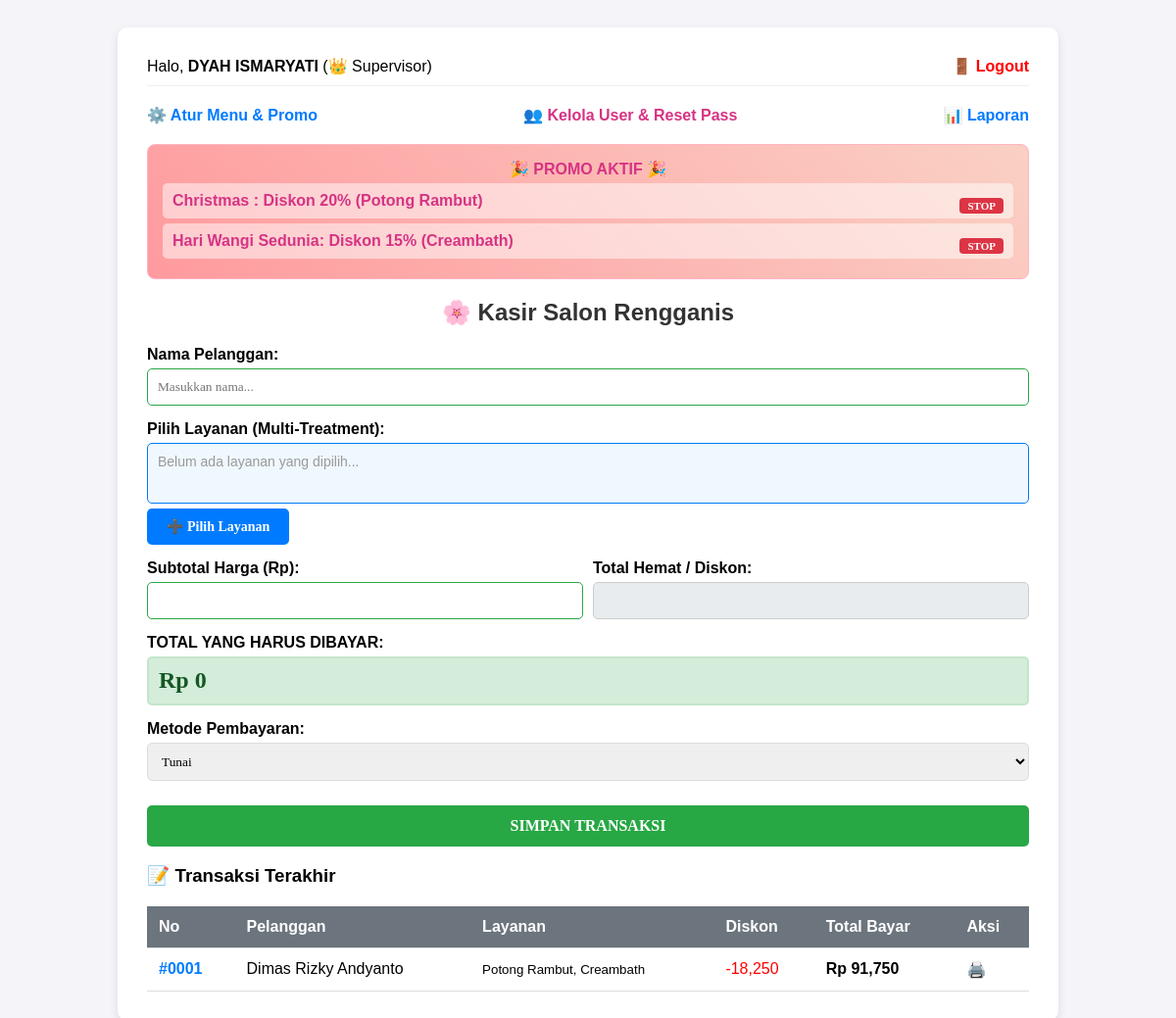
/index.php (signed in), run on the app's committed database.
### tables this page shows
CREATE TABLE daftar_promo (
    id INTEGER PRIMARY KEY,
    nama_promo TEXT,
    jenis_diskon TEXT, -- 'persen' atau 'nominal'
    nilai_diskon INTEGER,
    target_layanan TEXT, -- Nama layanan yang didiskon
    berlaku_sampai DATETIME
);

CREATE TABLE transaksi (
        id INTEGER PRIMARY KEY AUTOINCREMENT,
        tanggal DATE NOT NULL,
        jam TIME NOT NULL,
        nama_pelanggan TEXT,
        jenis_layanan TEXT NOT NULL,
        harga REAL NOT NULL,
        diskon REAL DEFAULT 0,
        total_bayar REAL NOT NULL,
        catatan TEXT
    , metode_pembayaran TEXT DEFAULT 'Tunai', no_nota INTEGER DEFAULT 0);

### index.php (the view, shortened to what this page needs)
<?php
$db = new PDO("sqlite:salon.db");
try {
    $db->query("SELECT no_nota FROM transaksi LIMIT 1");
} catch (Exception $e) {
    $db->exec("ALTER TABLE transaksi ADD COLUMN no_nota INTEGER DEFAULT 0");
}
$atribut_lock = (isset($_SESSION['role']) && $_SESSION['role'] == 'supervisor') ? "" : "readonly";
$sekarang = date('Y-m-d H:i:s');
$query_promo = $db->query("SELECT * FROM daftar_promo WHERE berlaku_sampai > '$sekarang'");
$semua_promo = $query_promo->fetchAll(PDO::FETCH_ASSOC);
$opsi_metode = $db->query("SELECT * FROM master_metode");
$data_transaksi = $db->query("SELECT * FROM transaksi ORDER BY id DESC LIMIT 5");
?>
<!DOCTYPE html>
<html lang="id">
<head>
</head>
<body>
<div class="container">
    <div class="user-header">
        <div>Halo, <b><?= strtoupper($_SESSION['nama'] ?? 'USER') ?></b> (<?= ($_SESSION['role'] ?? '') == 'supervisor' ? '👑 Supervisor' : '👤 Staff' ?>)</div>
        <a href="logout.php" style="color: red; text-decoration: none; font-weight: bold;">🚪 Logout</a>
    </div>
    <div class="top-links">
        <?php if(($_SESSION['role'] ?? '') == 'supervisor'): ?>
            <a href="pengaturan.php" class="btn-link">⚙️ Atur Menu & Promo</a>
            <a href="kelola_user.php" class="btn-link" style="color: #d63384;">👥 Kelola User & Reset Pass</a>
        <?php endif; ?>
        <a href="laporan.php" class="btn-link">📊 Laporan</a>
    </div>
    <?php if(count($semua_promo) > 0): ?>
    <div class="promo-banner">
        <div style="text-align: center; margin-bottom: 5px;">🎉 PROMO AKTIF 🎉</div>
        <?php foreach($semua_promo as $p): ?>
        <div class="promo-item">
            <span><b><?= $p['nama_promo'] ?></b>: Diskon <?= $p['jenis_diskon']=='nominal' ? 'Rp'.number_format($p['nilai_diskon']) : $p['nilai_diskon'].'%' ?> (<?= $p['target_layanan'] ?>)</span>
            <form method="POST" style="margin:0;" onsubmit="return confirm('Stop promo ini?');">
                <button type="submit" class="btn-stop">STOP</button>
            </form>
        </div>
        <?php endforeach; ?>
    </div>
    <?php endif; ?>
    <h2>🌸 Kasir Salon Rengganis</h2>
    <form method="POST">
        <div class="form-group">
            <label>Nama Pelanggan:</label>
            <input type="text" name="nama" required autocomplete="off" placeholder="Masukkan nama...">
        </div>
        <div class="form-group">
            <label>Pilih Layanan (Multi-Treatment):</label>
            <div id="selectedServicesDisplay" class="selected-services-box">
                <span style='color:#999'>Belum ada layanan yang dipilih...</span>
            </div>
            <button type="button" id="btnPilihLayanan" class="btn-pilih" onclick="toggleModal(true)">➕ Pilih Layanan</button>
        </div>
        <div style="display: flex; gap: 10px;">
            <div class="form-group" style="flex: 1;">
                <label>Subtotal Harga (Rp):</label>
                <input type="number" name="harga_tampil" id="inputHarga" <?= $atribut_lock ?> onkeyup="manualEditHarga()">
            </div>
            <div class="form-group" style="flex: 1;">
                <label>Total Hemat / Diskon:</label>
                <input type="number" name="diskon_tampil" id="inputDiskon" readonly>
            </div>
        </div>
        <div class="form-group">
            <label>TOTAL YANG HARUS DIBAYAR:</label>
            <input type="text" id="inputTotal" readonly value="Rp 0">
        </div>
        <div class="form-group">
            <label>Metode Pembayaran:</label>
            <select name="metode">
                <?php foreach($opsi_metode as $row): ?>
                    <option value="<?= $row['nama_metode'] ?>"><?= $row['nama_metode'] ?></option>
                <?php endforeach; ?>
            </select>
        </div>
        <button type="submit" name="simpan">SIMPAN TRANSAKSI</button>
    </form>
    <h3>📝 Transaksi Terakhir</h3>
    <table>
        <thead>
            <tr>
                <th>No</th>
                <th>Pelanggan</th>
                <th>Layanan</th>
                <th>Diskon</th>
                <th>Total Bayar</th>
                <th>Aksi</th>
            </tr>
        </thead>
        <tbody>
            <?php foreach($data_transaksi as $row): ?>
            <tr>
                <td style="font-weight: bold; color: #007bff;">#<?= str_pad($row['no_nota'], 4, '0', STR_PAD_LEFT) ?></td>
                <td><?= $row['nama_pelanggan'] ?></td>
                <td><small><?= $row['jenis_layanan'] ?></small></td>
                <td style="color: red;"><?= ($row['diskon'] > 0) ? '-'.number_format($row['diskon']) : '-' ?></td>
                <td style="font-weight: bold;">Rp <?= number_format($row['total_bayar']) ?></td>
                <td><a href="index.php?cetak=<?= $row['id'] ?>" style="text-decoration: none;">🖨️</a></td>
            </tr>
            <?php endforeach; ?>
        </tbody>
    </table>
</div>
</body>
</html>

### index.php (style rules this page uses)
body { font-family: 'Comic Sans MS', 'Chalkboard SE', sans-serif; background-color: #f4f4f9; padding: 20px; }
.container { max-width: 900px; margin: 0 auto; background: white; padding: 30px; border-radius: 10px; box-shadow: 0 4px 10px rgba(0,0,0,0.1); }
h2 { text-align: center; color: #333; }
.form-group { margin-bottom: 15px; }
label { display: block; font-weight: bold; margin-bottom: 5px; }
input[readonly] { background-color: #e9ecef; color: #555; cursor: not-allowed; border: 1px solid #ccc; }
input:not([readonly]) { background-color: #fff; border: 1px solid #28a745; }
input, select { width: 100%; padding: 10px; border: 1px solid #ddd; border-radius: 5px; box-sizing: border-box; font-family: 'Comic Sans MS'; }
#inputTotal { background-color: #d4edda; font-weight: bold; color: #155724; font-size: 24px; border: 2px solid #c3e6cb; height: 50px; }
button { width: 100%; padding: 12px; background-color: #28a745; color: white; border: none; cursor: pointer; font-weight: bold; font-size: 16px; border-radius: 5px; margin-top: 10px; font-family: 'Comic Sans MS'; }
.promo-banner { background: linear-gradient(45deg, #ff9a9e 0%, #fad0c4 99%, #fad0c4 100%); padding: 15px; border-radius: 8px; margin-bottom: 20px; color: #d63384; font-weight: bold; border: 1px solid #ffb3c1; }
.promo-item { background: rgba(255,255,255,0.5); padding: 5px 10px; margin-bottom: 5px; border-radius: 5px; display: flex; justify-content: space-between; align-items: center; }
.btn-stop { background: #dc3545; color: white; border: none; padding: 2px 8px; border-radius: 4px; cursor: pointer; font-size: 11px; font-weight: bold; }
.selected-services-box { border: 1px solid #007bff; background: #f0f8ff; padding: 10px; border-radius: 5px; min-height: 40px; margin-top: 5px; font-size: 14px; color: #333; }
.btn-pilih { background: #007bff; width: auto; padding: 10px 20px; margin-top: 5px; display: inline-block; font-size: 14px; }
table { width: 100%; border-collapse: collapse; margin-top: 20px; }
th, td { padding: 12px; border-bottom: 1px solid #ddd; text-align: left; }
th { background-color: #6c757d; color: white; }
.top-links { display: flex; justify-content: space-between; margin-bottom: 20px; }
.btn-link { text-decoration: none; color: #007bff; font-weight: bold; }
.user-header { display: flex; justify-content: space-between; align-items: center; margin-bottom: 20px; padding-bottom: 10px; border-bottom: 1px solid #eee; }

### data on the page
daftar_promo: nama_promo "Christmas", nilai_diskon "20", target_layanan "Potong Rambut"
daftar_promo: nama_promo "Hari Wangi Sedunia", nilai_diskon "15", target_layanan "Creambath"
transaksi: no_nota "0001", nama_pelanggan "Dimas Rizky Andyanto", jenis_layanan "Potong Rambut, Creambath", diskon "18,250", total_bayar "91,750"

### other printed values
$_SESSION['nama'] "DYAH ISMARYATI"
form field metode "Tunai"
